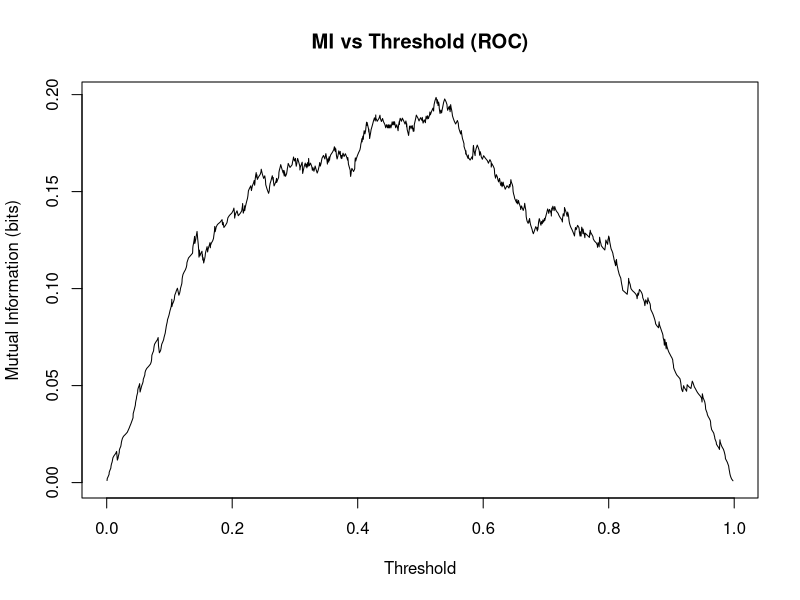

The R source for this figure:
# Comprehensive R Script for Information-Theoretic Surrogacy

# Load necessary libraries
library(pROC)
library(survival)

# Function to compute mutual information for a 2x2 table
mutual_information <- function(tbl) {
  N <- sum(tbl)
  p <- tbl / N
  p_row <- rowSums(p)
  p_col <- colSums(p)
  
  mi <- 0
  for (i in 1:nrow(tbl)) {
    for (j in 1:ncol(tbl)) {
      if (p[i,j] > 0) {
        mi <- mi + p[i,j] * log(p[i,j] / (p_row[i] * p_col[j]))
      }
    }
  }
  return(mi / log(2))  # in bits
}

##### 1️⃣ MI for a 2x2 table #####
cat("\n==== MI for 2x2 Table ====\n")

tbl <- matrix(c(30, 10, 20, 40), nrow=2, byrow=TRUE)
rownames(tbl) <- c("S=1", "S=0")
colnames(tbl) <- c("T=1", "T=0")
print(tbl)

mi_2x2 <- mutual_information(tbl)
cat("Mutual Information (bits):", mi_2x2, "\n")

##### 2️⃣ MI across thresholds in a ROC curve #####
cat("\n==== MI vs Threshold (ROC Curve) ====\n")

# Simulate data for ROC
set.seed(123)
score <- runif(1000)
class <- rbinom(1000, 1, score)

# Compute ROC
roc_obj <- roc(class, score)
thresholds <- roc_obj$thresholds

# MI at each threshold
mi_values <- sapply(thresholds, function(thresh) {
  pred <- ifelse(score >= thresh, 1, 0)
  tbl <- table(factor(pred, levels=c(1,0)), factor(class, levels=c(1,0)))
  if (length(tbl) < 4) { tbl <- matrix(c(tbl, 0), nrow=2) }
  mutual_information(tbl)
})

# Plot MI vs threshold
plot(thresholds, mi_values, type='l', xlab="Threshold", ylab="Mutual Information (bits)", main="MI vs Threshold (ROC)")

##### 3️⃣ MI from logistic regression #####
cat("\n==== MI from Logistic Regression ====\n")

# Simulate logistic regression data
set.seed(123)
x <- rnorm(1000)
y <- rbinom(1000, 1, plogis(0.5*x))

# Fit models
model_full <- glm(y ~ x, family=binomial)
model_null <- glm(y ~ 1, family=binomial)

# Compute MI
logLik_full <- logLik(model_full)
logLik_null <- logLik(model_null)
N <- length(y)

mi_logistic <- (as.numeric(logLik_full) - as.numeric(logLik_null)) / N / log(2)
cat("Mutual Information (bits) - Logistic Regression:", mi_logistic, "\n")

##### 4️⃣ MI from Cox regression #####
cat("\n==== MI from Cox Regression ====\n")

# Simulate survival data
set.seed(123)
n <- 1000
x <- rnorm(n)
time <- rexp(n, exp(0.5 * x))
event <- rbinom(n, 1, 0.8)

# Fit Cox models
cox_full <- coxph(Surv(time, event) ~ x)
cox_null <- coxph(Surv(time, event) ~ 1)

# Compute MI
logLik_full <- cox_full$loglik[2]
logLik_null <- cox_full$loglik[1]

mi_cox <- (logLik_full - logLik_null) / n / log(2)
cat("Mutual Information (bits) - Cox Regression:", mi_cox, "\n")

##### DONE #####
cat("\n==== END OF SCRIPT ====\n")

